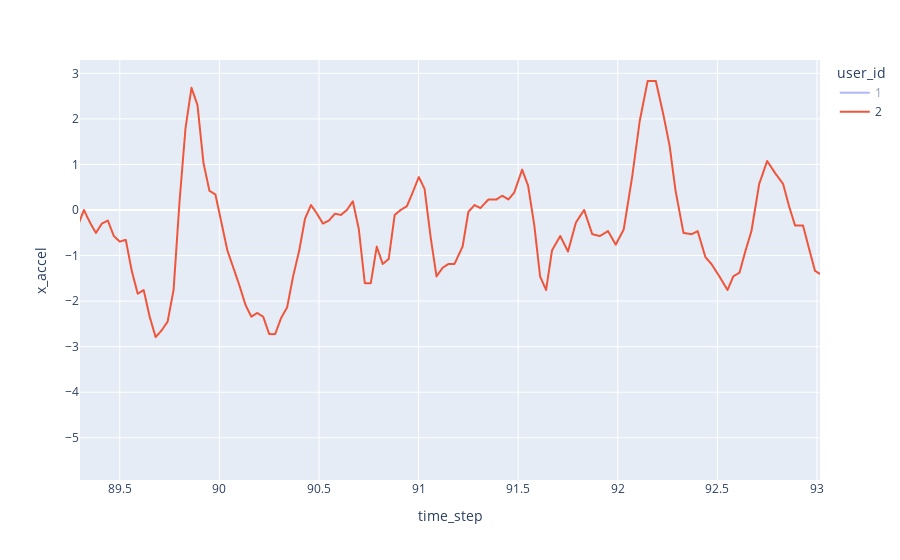

Notebook cell for this chart:
### Code cell
plot(train_df, [1, 2], 0, 200, "x_accel")

### Figure 1 — Plotly figure (JSON) as saved in the notebook; plotly's stock layout.template omitted (floating-point values rounded to 4 significant figures; data arrays with more than 128 entries replaced by an {"elided": "..."} marker saying what was removed)
{"data": [{"hovertemplate": "user_id=1<br>time_step=%{x}<br>x_accel=%{y}<extra></extra>", "legendgroup": "1", "line": {"color": "#636efa", "dash": "solid"}, "mode": "lines", "name": "1", "showlegend": true, "type": "scattergl", "visible": "legendonly", "x": {"elided": "3547 float values"}, "xaxis": "x", "y": {"elided": "3547 float values"}, "yaxis": "y"}, {"hovertemplate": "user_id=2<br>time_step=%{x}<br>x_accel=%{y}<extra></extra>", "legendgroup": "2", "line": {"color": "#EF553B", "dash": "solid"}, "mode": "lines", "name": "2", "showlegend": true, "type": "scattergl", "x": {"elided": "2716 float values"}, "xaxis": "x", "y": {"elided": "2716 float values"}, "yaxis": "y"}], "layout": {"autosize": true, "legend": {"title": {"text": "user_id"}, "tracegroupgap": 0}, "margin": {"t": 60}, "xaxis": {"anchor": "y", "autorange": false, "domain": [0, 1], "range": [89.3, 93.02], "title": {"text": "time_step"}, "type": "linear"}, "yaxis": {"anchor": "x", "autorange": false, "domain": [0, 1], "range": [-5.927, 3.293], "title": {"text": "x_accel"}, "type": "linear"}}}
